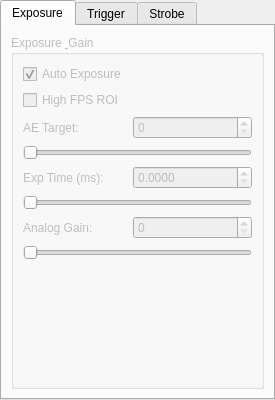
<?xml version='1.0' encoding='UTF-8'?>
<ui version="4.0">
 <class>camera_settings_tabs</class>
 <widget class="QTabWidget" name="camera_settings_tabs">
  <property name="currentIndex">
   <number>0</number>
  </property>
  <widget class="QWidget" name="tab_exposure">
   <attribute name="title">
    <string>Exposure</string>
   </attribute>
   <layout class="QVBoxLayout" name="layout_tab_exposure">
    <item>
     <widget class="QGroupBox" name="controls_group">
      <property name="enabled">
       <bool>false</bool>
      </property>
      <property name="title">
       <string>Exposure &amp; Gain</string>
      </property>
      <layout class="QFormLayout" name="controls_layout">
       <item row="0" column="0">
        <widget class="QCheckBox" name="chk_auto_exposure">
         <property name="text">
          <string>Auto Exposure</string>
         </property>
         <property name="checked">
          <bool>true</bool>
         </property>
        </widget>
       </item>
       <item row="1" column="0">
        <widget class="QCheckBox" name="chk_roi">
         <property name="text">
          <string>High FPS ROI</string>
         </property>
        </widget>
       </item>
       <item row="2" column="0">
        <widget class="QLabel" name="label_ae_target">
         <property name="text">
          <string>AE Target:</string>
         </property>
        </widget>
       </item>
       <item row="2" column="1">
        <widget class="QSpinBox" name="spin_ae_target">
         <property name="maximum">
          <number>255</number>
         </property>
        </widget>
       </item>
       <item row="3" column="0" colspan="2">
        <widget class="QSlider" name="slider_ae_target">
         <property name="orientation">
          <enum>Qt::Horizontal</enum>
         </property>
        </widget>
       </item>
       <item row="4" column="0">
        <widget class="QLabel" name="label_exposure_time">
         <property name="text">
          <string>Exp Time (ms):</string>
         </property>
        </widget>
       </item>
       <item row="4" column="1">
        <widget class="QDoubleSpinBox" name="spin_exposure_time">
         <property name="enabled">
          <bool>false</bool>
         </property>
         <property name="decimals">
          <number>4</number>
         </property>
         <property name="maximum">
          <double>100000.000000000000000</double>
         </property>
        </widget>
       </item>
       <item row="5" column="0" colspan="2">
        <widget class="QSlider" name="slider_exposure">
         <property name="enabled">
          <bool>false</bool>
         </property>
         <property name="maximum">
          <number>10000</number>
         </property>
         <property name="orientation">
          <enum>Qt::Horizontal</enum>
         </property>
        </widget>
       </item>
       <item row="6" column="0">
        <widget class="QLabel" name="label_gain">
         <property name="text">
          <string>Analog Gain:</string>
         </property>
        </widget>
       </item>
       <item row="6" column="1">
        <widget class="QSpinBox" name="spin_gain">
         <property name="maximum">
          <number>1000</number>
         </property>
        </widget>
       </item>
       <item row="7" column="0" colspan="2">
        <widget class="QSlider" name="slider_gain">
         <property name="orientation">
          <enum>Qt::Horizontal</enum>
         </property>
        </widget>
       </item>
      </layout>
     </widget>
    </item>
   </layout>
  </widget>
  <widget class="QWidget" name="tab_trigger">
   <attribute name="title">
    <string>Trigger</string>
   </attribute>
   <layout class="QVBoxLayout" name="layout_trigger_tab">
    <item>
     <widget class="QGroupBox" name="trigger_group">
      <property name="enabled">
       <bool>false</bool>
      </property>
      <property name="title">
       <string>Trigger Mode</string>
      </property>
      <layout class="QVBoxLayout" name="trigger_layout">
       <item>
        <widget class="QRadioButton" name="rb_continuous">
         <property name="text">
          <string>Continuous</string>
         </property>
         <property name="checked">
          <bool>true</bool>
         </property>
        </widget>
       </item>
       <item>
        <widget class="QRadioButton" name="rb_software">
         <property name="text">
          <string>Software Trigger</string>
         </property>
        </widget>
       </item>
       <item>
        <widget class="QRadioButton" name="rb_hardware">
         <property name="text">
          <string>Hardware Trigger</string>
         </property>
        </widget>
       </item>
       <item>
        <widget class="QPushButton" name="btn_soft_trigger">
         <property name="enabled">
          <bool>false</bool>
         </property>
         <property name="text">
          <string>Execute Software Trigger</string>
         </property>
        </widget>
       </item>
      </layout>
     </widget>
    </item>
    <item>
     <widget class="QGroupBox" name="trigger_params_group">
      <property name="enabled">
       <bool>false</bool>
      </property>
      <property name="title">
       <string>Trigger Parameters</string>
      </property>
      <layout class="QFormLayout" name="formLayout_2">
       <item row="0" column="0">
        <widget class="QLabel" name="label_trig_count">
         <property name="text">
          <string>Count:</string>
         </property>
        </widget>
       </item>
       <item row="0" column="1">
        <widget class="QSpinBox" name="spin_trigger_count">
         <property name="minimum">
          <number>1</number>
         </property>
         <property name="maximum">
          <number>1000</number>
         </property>
        </widget>
       </item>
       <item row="1" column="0">
        <widget class="QLabel" name="label_trig_delay">
         <property name="text">
          <string>Delay (us):</string>
         </property>
        </widget>
       </item>
       <item row="1" column="1">
        <widget class="QSpinBox" name="spin_trigger_delay">
         <property name="maximum">
          <number>10000000</number>
         </property>
        </widget>
       </item>
       <item row="2" column="0">
        <widget class="QLabel" name="label_trig_interval">
         <property name="text">
          <string>Interval (us):</string>
         </property>
        </widget>
       </item>
       <item row="2" column="1">
        <widget class="QSpinBox" name="spin_trigger_interval">
         <property name="maximum">
          <number>10000000</number>
         </property>
        </widget>
       </item>
      </layout>
     </widget>
    </item>
    <item>
     <widget class="QGroupBox" name="ext_trigger_group">
      <property name="enabled">
       <bool>false</bool>
      </property>
      <property name="title">
       <string>External Trigger Params</string>
      </property>
      <layout class="QFormLayout" name="formLayout_3">
       <item row="0" column="0">
        <widget class="QLabel" name="label_ext_mode">
         <property name="text">
          <string>Edge Mode:</string>
         </property>
        </widget>
       </item>
       <item row="0" column="1">
        <widget class="QComboBox" name="combo_ext_mode">
         <item>
          <property name="text">
           <string>Rising Edge</string>
          </property>
         </item>
         <item>
          <property name="text">
           <string>Falling Edge</string>
          </property>
         </item>
        </widget>
       </item>
       <item row="1" column="0">
        <widget class="QLabel" name="label_ext_jitter">
         <property name="text">
          <string>Jitter (us):</string>
         </property>
        </widget>
       </item>
       <item row="1" column="1">
        <widget class="QSpinBox" name="spin_ext_jitter">
         <property name="maximum">
          <number>1000000</number>
         </property>
        </widget>
       </item>
       <item row="2" column="0">
        <widget class="QLabel" name="label_ext_shutter">
         <property name="text">
          <string>Shutter Mode:</string>
         </property>
        </widget>
       </item>
       <item row="2" column="1">
        <widget class="QComboBox" name="combo_ext_shutter">
         <item>
          <property name="text">
           <string>Standard</string>
          </property>
         </item>
         <item>
          <property name="text">
           <string>Mode 1</string>
          </property>
         </item>
        </widget>
       </item>
      </layout>
     </widget>
    </item>
    <item>
     <spacer name="spacer_trigger">
      <property name="orientation">
       <enum>Qt::Vertical</enum>
      </property>
      <property name="sizeHint">
       <size>
        <width>20</width>
        <height>40</height>
       </size>
      </property>
     </spacer>
    </item>
   </layout>
  </widget>
  <widget class="QWidget" name="tab_strobe">
   <attribute name="title">
    <string>Strobe</string>
   </attribute>
   <layout class="QVBoxLayout" name="layout_tab_strobe">
    <item>
     <widget class="QGroupBox" name="strobe_group">
      <property name="enabled">
       <bool>false</bool>
      </property>
      <property name="title">
       <string>Strobe Settings</string>
      </property>
      <layout class="QFormLayout" name="formLayout_4">
       <item row="0" column="0">
        <widget class="QLabel" name="label_strobe_mode">
         <property name="text">
          <string>Mode:</string>
         </property>
        </widget>
       </item>
       <item row="0" column="1">
        <widget class="QComboBox" name="combo_strobe_mode">
         <item>
          <property name="text">
           <string>Auto</string>
          </property>
         </item>
         <item>
          <property name="text">
           <string>Manual/Semi-Auto</string>
          </property>
         </item>
        </widget>
       </item>
       <item row="1" column="0">
        <widget class="QLabel" name="label_strobe_polarity">
         <property name="text">
          <string>Polarity:</string>
         </property>
        </widget>
       </item>
       <item row="1" column="1">
        <widget class="QComboBox" name="combo_strobe_polarity">
         <property name="enabled">
          <bool>false</bool>
         </property>
         <item>
          <property name="text">
           <string>Low</string>
          </property>
         </item>
         <item>
          <property name="text">
           <string>High</string>
          </property>
         </item>
        </widget>
       </item>
       <item row="2" column="0">
        <widget class="QLabel" name="label_strobe_delay">
         <property name="text">
          <string>Delay (us):</string>
         </property>
        </widget>
       </item>
       <item row="2" column="1">
        <widget class="QSpinBox" name="spin_strobe_delay">
         <property name="enabled">
          <bool>false</bool>
         </property>
         <property name="maximum">
          <number>10000000</number>
         </property>
        </widget>
       </item>
       <item row="3" column="0">
        <widget class="QLabel" name="label_strobe_width">
         <property name="text">
          <string>Pulse Width (us):</string>
         </property>
        </widget>
       </item>
       <item row="3" column="1">
        <widget class="QSpinBox" name="spin_strobe_width">
         <property name="enabled">
          <bool>false</bool>
         </property>
         <property name="maximum">
          <number>10000000</number>
         </property>
        </widget>
       </item>
      </layout>
     </widget>
    </item>
   </layout>
  </widget>
 </widget>
</ui>
